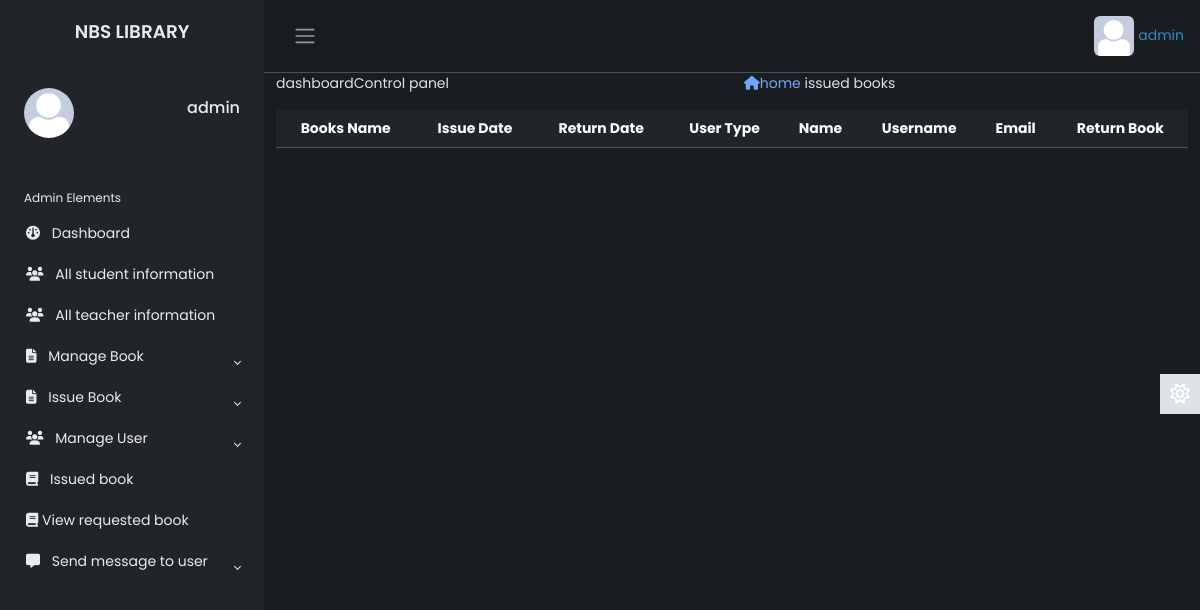
Page /Source/librarian/issued-books.php (signed in) on the earlier database version.
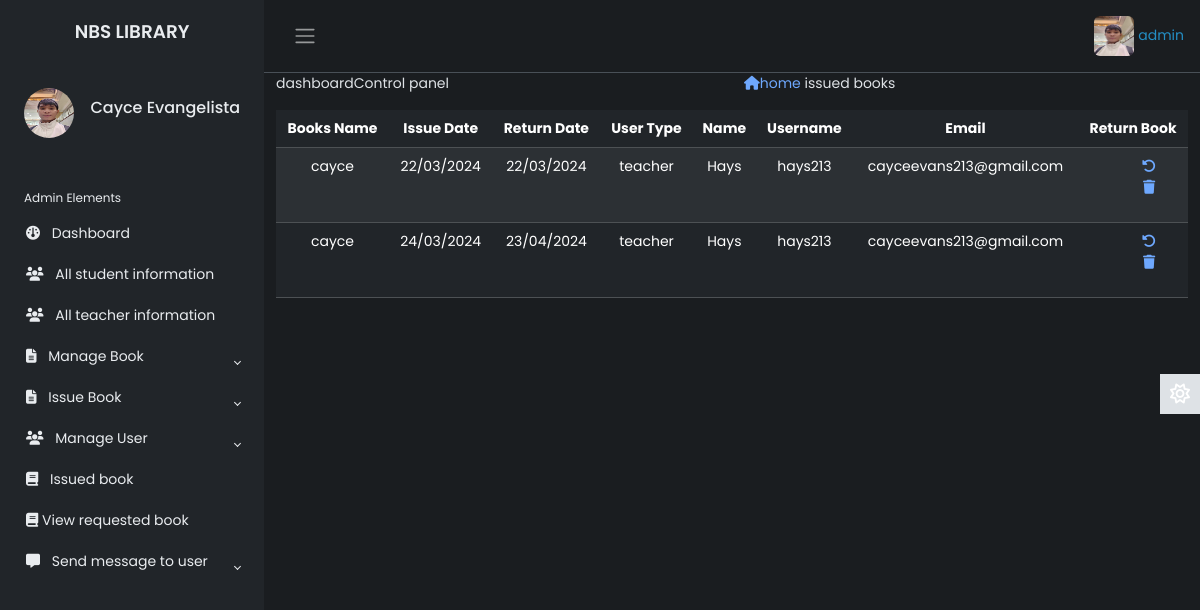
Same page on the later database version.
### tables this page shows
CREATE TABLE `lib_registration` (
  `id` int(2) NOT NULL,
  `name` varchar(50) NOT NULL,
  `username` varchar(20) NOT NULL,
  `password` varchar(20) NOT NULL,
  `email` varchar(50) NOT NULL,
  `phone` varchar(20) NOT NULL,
  `address` varchar(100) NOT NULL,
  `photo` varchar(500) NOT NULL,
  `status` varchar(7) NOT NULL
);

CREATE TABLE `t_issuebook` (
  `id` int(10) NOT NULL,
  `utype` varchar(20) NOT NULL,
  `idno` varchar(20) NOT NULL,
  `name` varchar(50) NOT NULL,
  `lecturer` varchar(20) NOT NULL,
  `phone` varchar(20) NOT NULL,
  `email` varchar(50) NOT NULL,
  `booksname` varchar(50) NOT NULL,
  `booksissuedate` varchar(20) NOT NULL,
  `booksreturndate` varchar(20) NOT NULL,
  `username` varchar(20) NOT NULL
);

### Source/librarian/issued-books.php (the view, shortened to what the changed rows need)
       <?php
   include 'inc/header.php';
   include 'inc/connection.php';
?>
<div class="dashboard-content">
	<div class="dashboard-header">
		<div class="container">
			<div class="issued-content">
				<div class="row">
					<div class="col-md-12">
						<div class="rbook-info status">
                                 <table id="dtBasicExample" class="table table-striped table-dark text-center">
                                      <thead>
                                           <tr>
                                               <th>Books Name</th>
                                               <th>Issue Date</th>
                                               <th>Return Date</th>
                                               <th>User Type</th>
                                               <th>Name</th>
                                               <th>Username</th>
                                               <th>Email</th>
                                               <th>Return Book</th>
                                           </tr>
                                      </thead>
                                       <tbody>
                                           <?php
                                               $res2= mysqli_query($link, "select * from t_issuebook");
                                                  ?>
                                                   <?php
                                               while ($row=mysqli_fetch_array($res2)) {
                                                   echo "<tr>";
                                                   echo "<td>"; echo $row["booksname"]; echo "</td>";
                                                   echo "<td>"; echo $row["booksissuedate"]; echo "</td>";
                                                   echo "<td>"; echo $row["booksreturndate"]; echo "</td>";
                                                   echo "<td>"; echo $row["utype"]; echo "</td>";
                                                   echo "<td>"; echo $row["name"]; echo "</td>";
                                                   echo "<td>"; echo $row["username"]; echo "</td>";
                                                   echo "<td>"; echo $row["email"]; echo "</td>";
                                                   echo "<td>";
                                                  ?>
                                                       <ul>
                                                           <li><a href="return.php?id=<?php echo $row["id"]; ?>"><i class="fas fa-undo-alt"></i></a></li>
                                                           <li><a href="delete.php?id=<?php echo $row["id"]; ?>"><i class="fas fa-trash"></i></a></li>
                                                       </ul>
                                                   <?php
                                                   echo "</td>";
                                                   echo "</tr>";
                                               }
                                            ?>
                                       </tbody>
                                 </table>
						</div>
					</div>
				</div>
			</div>
		</div>
	</div>
</div>
<?php
	include 'inc/footer.php';
 ?>

### Source/librarian/inc/header.php (shortened to what the changed rows need)
<?php
    include 'inc/connection.php';
 ?>
<!DOCTYPE html>
<html lang="en" data-bs-theme="dark">
<head>
    <link rel="stylesheet" href="https://cdn.jsdelivr.net/npm/bootstrap@5.3.0-alpha2/dist/css/bootstrap.min.css">
    <link href="https://cdn.jsdelivr.net/npm/bootstrap@5.3.3/dist/css/bootstrap.min.css" rel="stylesheet">
    <link rel="stylesheet" href="inc/css/custom1.css">
    <link rel="stylesheet" href="inc/css/animate.css">
</head>
<body>
    <div class="wrapper">
    <aside id="sidebar" class="js-sidebar">
            <div class="h-100">
                <ul class="sidebar-nav">
                    <li class="sidebar-header">
                        <span>
                        <?php
                            $res = mysqli_query($link, "select * from lib_registration where username='".$_SESSION['username']."'");
                            while ($row = mysqli_fetch_array($res)){
                                ?><img src="<?php echo $row["photo"]; ?> " height="50px" width="50px" alt="something wrong" class="rounded-circle"></a> <?php
                            }
                        ?>
                        </span>
                        <h6 style="float: right; margin-top: 10px;">
							<?php
								$res = mysqli_query($link, "select * from lib_registration where username='".$_SESSION['username']."'");
								while ($row = mysqli_fetch_array($res)){
								$name  =  $row["name"];
								echo $name;
								}
							?>
            			</h6>
                    </li>
                    <br>
                </ul>
            </div>
        </aside>
        <div class="main">
            <nav class="navbar navbar-expand px-3 border-bottom">
                <div class="navbar-collapse navbar">
                    <ul class="navbar-nav">
                        <li class="nav-item dropdown">
								<?php
                                     $res = mysqli_query($link, "select * from lib_registration where username='".$_SESSION['username']."'");
                                     while ($row = mysqli_fetch_array($res)){
                                         ?><a href="#" data-bs-toggle="dropdown" class="nav-icon pe-md-0"><img src="<?php echo $row["photo"]; ?>" alt=""class="avatar img-fluid rounded"> <span style="color:#248fc5"><?php echo $_SESSION["username"]; ?></span></a> <?php
                                     }
                                ?>
                        </li>
                    </ul>
                </div>
            </nav>
</body>
</html>

Differences in the rows shown:
changed lib_registration: photo: a different picture; name "admin" → "Cayce Evangelista"
added t_issuebook: booksname "cayce", booksissuedate "22/03/2024", booksreturndate "22/03/2024", utype "teacher", name "Hays", username "hays213", email "cayceevans213@gmail.com"
added t_issuebook: booksname "cayce", booksissuedate "24/03/2024", booksreturndate "23/04/2024", utype "teacher", name "Hays", username "hays213", email "cayceevans213@gmail.com"
